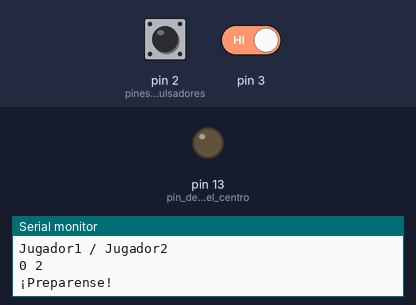
The sketch below on a simulated Arduino Uno, built with avr-gcc and run on an emulated ATmega328P. On the bench: output pins drawn as LEDs (lit = HIGH), the last lines printed to the serial monitor. The test bench sets the inputs (shaded band); at power-on: pin 3 HIGH, pin 2 (pines_para_los_pulsadores) LOW. Random numbers use the default seed unless the sketch sets one.

Above: at 6.8 s.
6.9 s: pin 3 driven LOW
At 8.9 s:
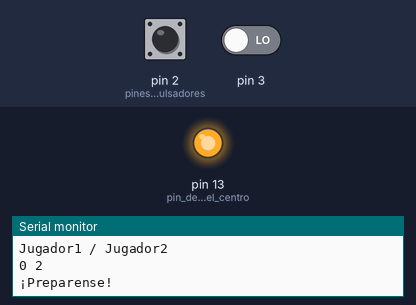
9.5 s: pin 2 (pines_para_los_pulsadores) pulled HIGH for 3.2 s
At 10.0 s:
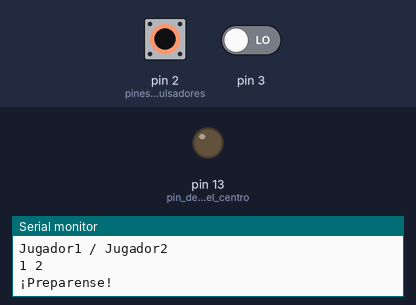
17.0 s: pin 3 driven HIGH
At 17.8 s:
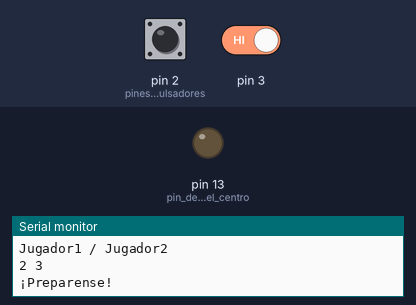
Timing chart, 0 to 20.0 s (numbered marks = the images above; inputs shaded):
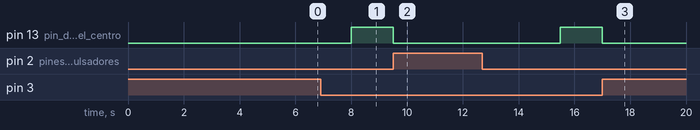

The sketch:

proyectoU1.ino
```cpp
//Variables
int tiempo;
int p1=0;
int p2=0;
void inicio(){
  digitalWrite(13,LOW);//se apaga el led
  Serial.println("¡Preparense!"); //mensaje de inicio
  tiempo=random(1,5);
  delay(tiempo*1000);
  digitalWrite(13,HIGH);
}
void comparar(){
  while(!digitalRead(2) && !digitalRead(3)){ //lee los pines que se pulsan
  }
  if(digitalRead(2)){//comprueba si el jugador 1 fue quien presiono el boton
    p1++;
  }
  if(digitalRead(3)){//comprueba si el jugador 2 fue quien presiono el boton
    p2++;
  }
}
void setup(){
  Serial.begin(9600);//inicia la comunicacion serial
  pinMode(2,INPUT);//pines para los pulsadores
  pinMode(3,INPUT);
  pinMode(13,OUTPUT); //pin del led del centro
  //pin del buzzer
  //pines de la pantalla
}
void loop(){
  inicio();
  comparar();
  Serial.println("Jugador1 / Jugador2");//imprime el marcador
  Serial.println(""+String(p1)+" "+String(p2));
}
```

Measured:
- after the input at 6.9 s, pin 13 (pin_del_led_del_centro): LOW → HIGH after 1.1 s
- after the input at 9.5 s, pin 13 (pin_del_led_del_centro): HIGH → LOW at once, → HIGH 6.0 s later
- after the input at 17.0 s, pin 13 (pin_del_led_del_centro): HIGH → LOW at once
